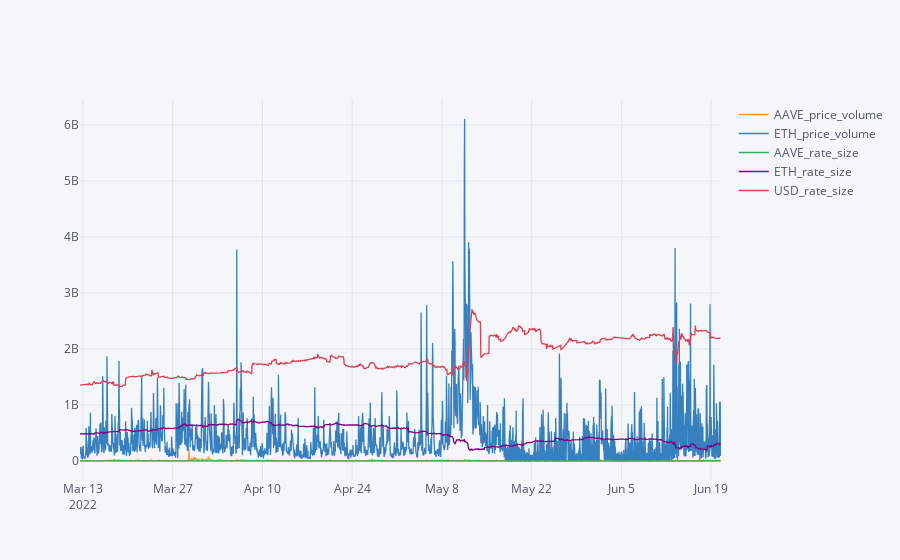

Write notebook code for a chart like this one.
### Code cell
pd.concat([borrow_size],axis=0).iplot()#))

### Figure 1 — Plotly figure (JSON) as saved in the notebook; plotly's stock layout.template omitted (floating-point values rounded to 4 significant figures; data arrays with more than 128 entries replaced by an {"elided": "..."} marker saying what was removed)
{"data": [{"line": {"color": "rgba(255, 153, 51, 1.0)", "dash": "solid", "shape": "linear", "width": 1.3}, "mode": "lines", "name": "AAVE_price_volume", "text": "", "type": "scatter", "x": {"elided": "2401 str values"}, "y": {"elided": "2401 mixed values"}}, {"line": {"color": "rgba(55, 128, 191, 1.0)", "dash": "solid", "shape": "linear", "width": 1.3}, "mode": "lines", "name": "ETH_price_volume", "text": "", "type": "scatter", "x": {"elided": "2401 str values"}, "y": {"elided": "2401 mixed values"}}, {"line": {"color": "rgba(50, 171, 96, 1.0)", "dash": "solid", "shape": "linear", "width": 1.3}, "mode": "lines", "name": "AAVE_rate_size", "text": "", "type": "scatter", "x": {"elided": "2401 str values"}, "y": {"elided": "2401 mixed values"}}, {"line": {"color": "rgba(128, 0, 128, 1.0)", "dash": "solid", "shape": "linear", "width": 1.3}, "mode": "lines", "name": "ETH_rate_size", "text": "", "type": "scatter", "x": {"elided": "2401 str values"}, "y": {"elided": "2401 mixed values"}}, {"line": {"color": "rgba(219, 64, 82, 1.0)", "dash": "solid", "shape": "linear", "width": 1.3}, "mode": "lines", "name": "USD_rate_size", "text": "", "type": "scatter", "x": {"elided": "2401 str values"}, "y": {"elided": "2401 mixed values"}}], "layout": {"legend": {"bgcolor": "#F5F6F9", "font": {"color": "#4D5663"}}, "paper_bgcolor": "#F5F6F9", "plot_bgcolor": "#F5F6F9", "title": {"font": {"color": "#4D5663"}}, "xaxis": {"gridcolor": "#E1E5ED", "showgrid": true, "tickfont": {"color": "#4D5663"}, "title": {"font": {"color": "#4D5663"}, "text": ""}, "zerolinecolor": "#E1E5ED"}, "yaxis": {"gridcolor": "#E1E5ED", "showgrid": true, "tickfont": {"color": "#4D5663"}, "title": {"font": {"color": "#4D5663"}, "text": ""}, "zerolinecolor": "#E1E5ED"}}}
